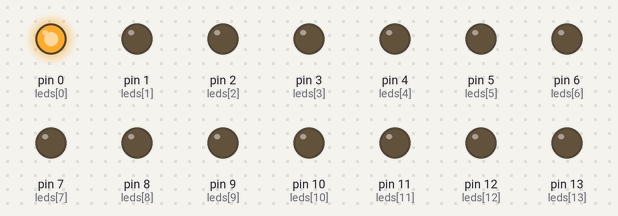
The sketch below on a simulated Arduino Uno, built with avr-gcc and run on an emulated ATmega328P. Parts: output pins drawn as LEDs (lit = HIGH).

Above: at 0.15 s.
At 8.2 s:
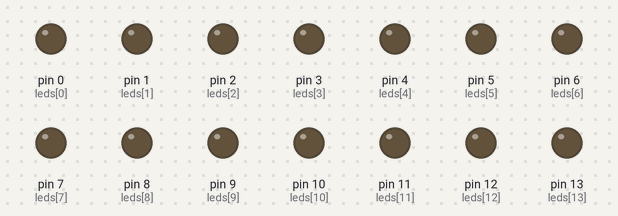
At 9.5 s:
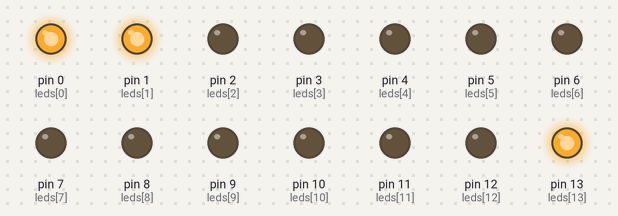
At 10.5 s:
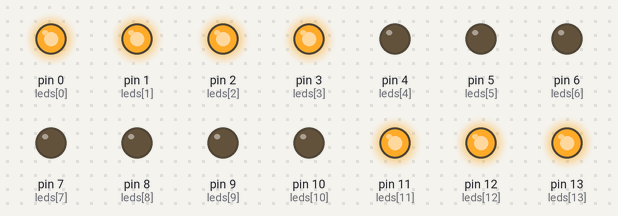
At 12.5 s:
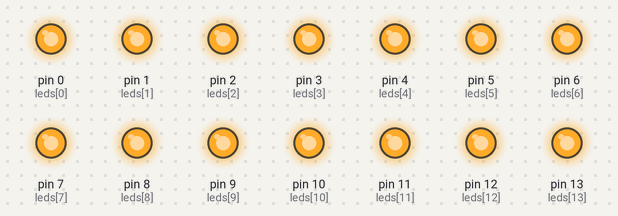
At 16.5 s:
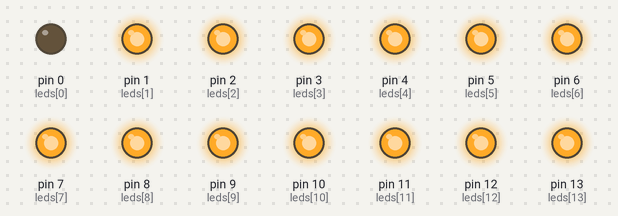
Timing chart, 0 to 18.0 s (numbered marks = the images above):
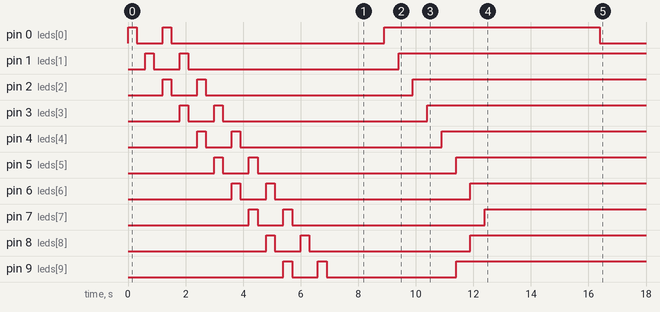

The sketch:

Deber1.ino
```cpp
int contador=0; // declaracion de la variable contador inicializada con un valor de 0
int contador1=0;//declaracion de la variable contador1 inicializada con un valor de 0
int contador2=0;//declaracion de la variable contador2 inicializada con un valor de 0
int leds [14]={0,1,2,3,4,5,6,7,8,9,10,11,12,13}; // declaracion de un vector
void setup() {
  pinMode (0, OUTPUT);//pin 0 declarado como salida
   pinMode (1, OUTPUT);//pin 1 declarado como salida.
   pinMode (2,OUTPUT);//pin 2 declarado como salida.
   pinMode (3, OUTPUT);//pin 3 declarado como salida.
   pinMode (4,OUTPUT);//pin 4 declarado como salida.
   pinMode (5, OUTPUT);//pin 5 declarado como salida.
   pinMode (6,OUTPUT);//pin 6 declarado como salida.
   pinMode (7, OUTPUT);//pin 7 declarado como salida.
   pinMode (8, OUTPUT);//pin 8 declarado como salida.
   pinMode(9,OUTPUT);//pin 9 declarado como salida.
   pinMode (10, OUTPUT);//pin 10 declarado como salida.
   pinMode(11,OUTPUT);//pin 11 declarado como salida.
   pinMode (12, OUTPUT);//pin 12 declarado como salida.
   pinMode(13,OUTPUT);//pin 13 declarado como salida.
}

void loop()
{
 luces1(); //llama a la clase luces1 ();
 delay(500);//tiempo de retardo en milisegundos
 luces2();//llama a la clase luces2 ();
 delay(500);//tiempo de retardo en milisegundos
 luces3 ();//llama a la clase luces3 ();
 delay (500);//tiempo de retardo en milisegundos
}

  void luces1()//Primer juego de luces, Luz que persigue a otra
  {
    for(;contador<14;contador++)//  el numero del contador será la limitacion del ciclo for
   {
    digitalWrite (leds[contador],HIGH);// en la posicion contador es decir 0 se le dara un valor alto es la primera luz que saldra
    digitalWrite (leds[contador-2],HIGH); //En la posicion contador -2 se le dara un valor alto, esta estará retardada de la anterior en dos posiciones pues arduino lee linea a linea
       delay(300); //retardo
    digitalWrite (leds[contador],LOW); // el contador se encuentra en estado bajo es decir en un tiempo de 300ms la posicion que arriba se encontraba en alto pasara a bajo
    digitalWrite (leds[contador-2],LOW); //el contador-2 se encuentra en estado bajo es decir en un tiempo de 300ms la posicion que arriba se encontraba en alto pasara a bajo
    delay (300);//retardo
   }
    }

  void luces2 () //segundo juego de luces, Las luces se encienden desde los extremos hacia el medio
  {
     for(;contador1<14;contador1++)// el numero del contador serán las veces que sudecera el ciclo for, contador1++ es para mostrar que se incrementara en uno
{
   digitalWrite (leds[14-contador1],HIGH);//en la posicion 14-el contador que es el que varia habrá un estado alto
   digitalWrite (leds[contador1],HIGH);//en la posicion del contador que es la variable que ira aumentando tambien estara en alto al mismo tiempo que arriba porque no hay un delay
      delay(500);//retardo
      }

  }
    void luces3 () //tercer juego de luces, las luces que en la clase anterior se prendian, en esta clase se apagan desde los extremos hacia el centro
    {
      for(;contador2>=0;contador2--)// el numero del contador es el limite hasta cual llega el ciclo for, contador1-- es para mostrar que se decrementará en uno
{
   digitalWrite (leds[14-contador2],LOW);//en la posicion 14-el contador que es el que varia habrá un estado bajo
   digitalWrite (leds[contador2],LOW);//en la posicion de el contador que es la posicion que ira aumentado habrá un estado bajo
      delay(500);//este es el retardo
  }
   }
```

Measured:
- by itself, pin 0 (leds[0]): goes HIGH 0.30 s, LOW 0.90 s, HIGH 0.30 s, LOW 7.4 s, HIGH 7.5 s, then LOW
- by itself, pin 1 (leds[1]): goes HIGH 0.30 s, LOW 0.90 s, HIGH 0.30 s, LOW 7.3 s, then HIGH
- by itself, pin 2 (leds[2]): goes HIGH 0.30 s, LOW 0.90 s, HIGH 0.30 s, LOW 7.2 s, then HIGH
- by itself, pin 3 (leds[3]): goes HIGH 0.30 s, LOW 0.90 s, HIGH 0.30 s, LOW 7.1 s, then HIGH
- by itself, pin 4 (leds[4]): goes HIGH 0.30 s, LOW 0.90 s, HIGH 0.30 s, LOW 7.0 s, then HIGH
- by itself, pin 5 (leds[5]): goes HIGH 0.30 s, LOW 0.90 s, HIGH 0.30 s, LOW 6.9 s, then HIGH
- by itself, pin 6 (leds[6]): goes HIGH 0.30 s, LOW 0.90 s, HIGH 0.30 s, LOW 6.8 s, then HIGH
- by itself, pin 7 (leds[7]): goes HIGH 0.30 s, LOW 0.90 s, HIGH 0.30 s, LOW 6.7 s, then HIGH
